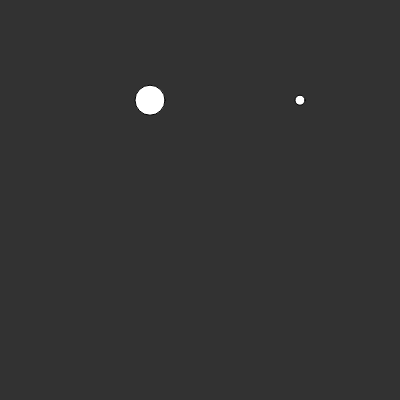
Frame 1 (no input)
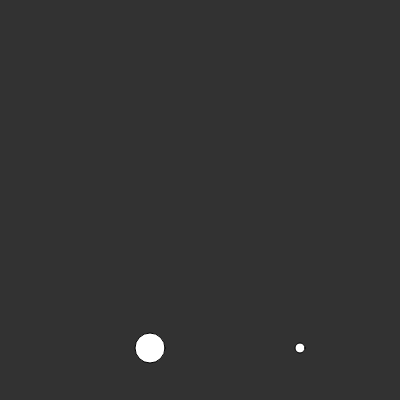
Frame 60 (no input)
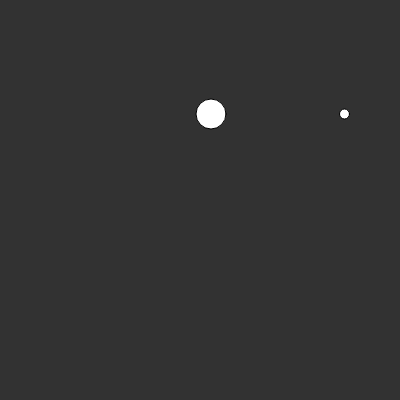
Frame 120 (the mouse pressed at the canvas centre since frame 60)

The p5.js sketch that drew these frames (run headless with seeded random() and noise() and a simulated clock; from frame 60 on, the mouse is pressed at the canvas centre):

// p5.js sketch
// ── sketch.js
var particle1;
var particle2;

function setup() {
  createCanvas(400, 400);
  particle1 = new Particle(150, 100, 3);
  particle2 = new Particle(300, 100, 1);
}

function draw() {
  background(50);
  
  var wind = createVector(0.1, 0);
  
  var gravity1 = createVector(0, 0.2*particle1.mass);
  particle1.applyForce(gravity1);
  var gravity2 = createVector(0, 0.2*particle2.mass);
  particle2.applyForce(gravity2);
  
  if (mouseIsPressed) {
    particle1.applyForce(wind);
    particle2.applyForce(wind);
  }
  
  particle1.update();
  particle1.edges();
  particle1.display();
  
  particle2.update();
  particle2.edges();
  particle2.display();
  
}
// ── particle.js
function Particle(x, y, m) {
  this.pos = createVector(x, y);
  this.vel = createVector(0, 0);
  this.acc = createVector(0, 0);
  this.mass = m;
  
  this.applyForce = function(force) {
    var f = force.copy();
    f.div(this.mass);
    this.acc.add(f);
  }
  
  this.update = function() {
    this.vel.add(this.acc);
    this.pos.add(this.vel); 
    
    this.acc.set(0, 0); // set acc = 0
  }
  
  this.display = function() {
    fill(255);
    ellipse(this.pos.x, this.pos.y, this.mass*10, this.mass*10);
  }
  
  this.edges = function(){
    if (this.pos.y > height) {
      this.vel.y *= -1;
      this.pos.y = height;
    }
    
    if (this.pos.x > width) {
      this.vel.x *= -1;
      this.pos.x = width;
    }
  }
  
}
